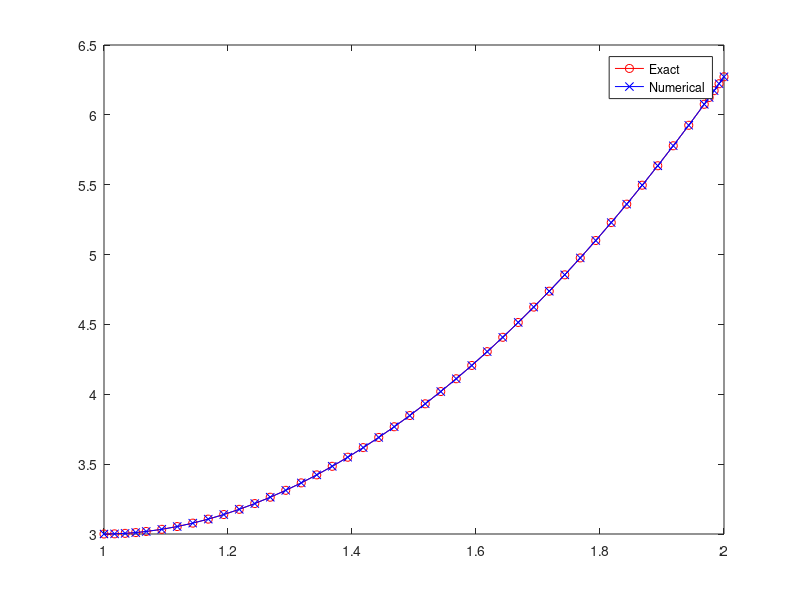
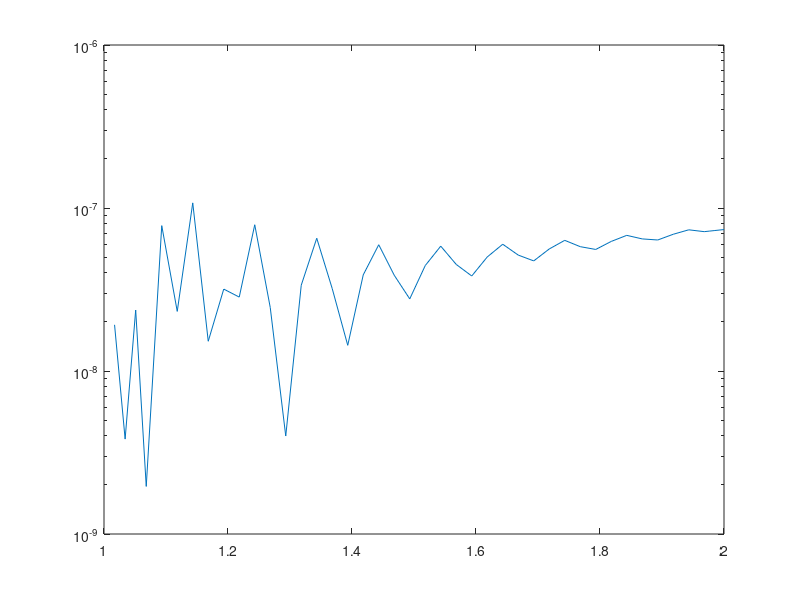

The MATLAB script that drew these images, in order:
tspan=[1,2];
F=@(t,Y) [Y(2); 2/t^2*Y(1)+3-1/t^2];
Y0=[3;0];
[t,Y]=ode45(F,tspan,Y0);
y=Y(:,1);
yExact=@(t) t.^2.*log(t)+1/2.*t.^2+2./t+1/2;
figure
p1 = plot(t,yExact(t),'r-o');
hold on;
p2 = plot(t,y,'b-x');
hold off;
legend([p1(1);p2],'Exact','Numerical');

figure
p2 = semilogy(t,abs(yExact(t)-y));
